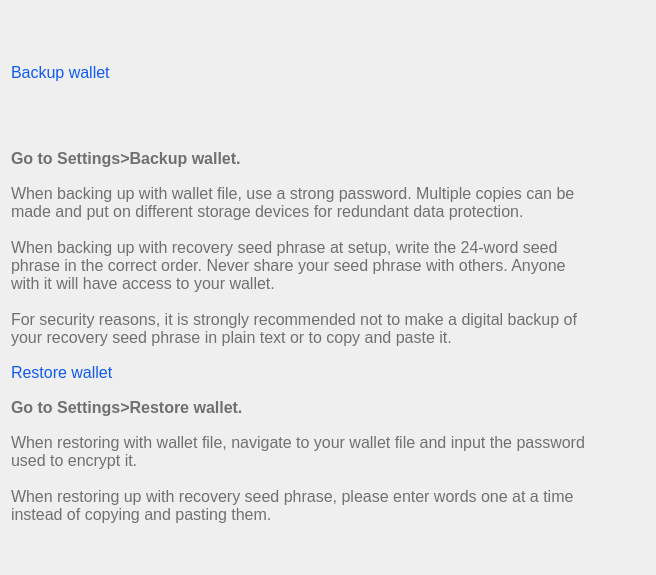
<?xml version="1.0" encoding="UTF-8"?>
<ui version="4.0">
 <class>SettingsFaq03</class>
 <widget class="QWidget" name="SettingsFaq03">
  <property name="geometry">
   <rect>
    <x>0</x>
    <y>0</y>
    <width>656</width>
    <height>575</height>
   </rect>
  </property>
  <property name="windowTitle">
   <string>Form</string>
  </property>
  <property name="styleSheet">
   <string notr="true">font-size:16px;
color:#707070;</string>
  </property>
  <layout class="QVBoxLayout" name="verticalLayout" stretch="1,0">
   <property name="rightMargin">
    <number>60</number>
   </property>
   <item>
    <widget class="QLabel" name="label_3">
     <property name="styleSheet">
      <string notr="true">color:#105aef;</string>
     </property>
     <property name="text">
      <string>Backup wallet</string>
     </property>
    </widget>
   </item>
   <item>
    <spacer name="verticalSpacer_5">
     <property name="orientation">
      <enum>Qt::Vertical</enum>
     </property>
     <property name="sizeType">
      <enum>QSizePolicy::Fixed</enum>
     </property>
     <property name="sizeHint" stdset="0">
      <size>
       <width>20</width>
       <height>10</height>
      </size>
     </property>
    </spacer>
   </item>
   <item>
    <widget class="QLabel" name="label">
     <property name="styleSheet">
      <string notr="true">font-weight:bold;
font-size:16px;</string>
     </property>
     <property name="text">
      <string>Go to Settings&gt;Backup wallet.</string>
     </property>
    </widget>
   </item>
   <item>
    <spacer name="verticalSpacer_2">
     <property name="orientation">
      <enum>Qt::Vertical</enum>
     </property>
     <property name="sizeType">
      <enum>QSizePolicy::Fixed</enum>
     </property>
     <property name="sizeHint" stdset="0">
      <size>
       <width>20</width>
       <height>10</height>
      </size>
     </property>
    </spacer>
   </item>
   <item alignment="Qt::AlignLeft|Qt::AlignTop">
    <widget class="QLabel" name="label_2">
     <property name="minimumSize">
      <size>
       <width>0</width>
       <height>0</height>
      </size>
     </property>
     <property name="styleSheet">
      <string notr="true">font-weight:200;
font-size:16px;</string>
     </property>
     <property name="text">
      <string>When backing up with wallet file, use a strong password. Multiple copies can be made and put on different storage devices for redundant data protection.

When backing up with recovery seed phrase at setup, write the 24-word seed phrase in the correct order. Never share your seed phrase with others. Anyone with it will have access to your wallet.

For security reasons, it is strongly recommended not to make a digital backup of your recovery seed phrase in plain text or to copy and paste it.</string>
     </property>
     <property name="alignment">
      <set>Qt::AlignLeading|Qt::AlignLeft|Qt::AlignTop</set>
     </property>
     <property name="wordWrap">
      <bool>true</bool>
     </property>
    </widget>
   </item>
   <item>
    <spacer name="verticalSpacer_3">
     <property name="orientation">
      <enum>Qt::Vertical</enum>
     </property>
     <property name="sizeType">
      <enum>QSizePolicy::Fixed</enum>
     </property>
     <property name="sizeHint" stdset="0">
      <size>
       <width>20</width>
       <height>10</height>
      </size>
     </property>
    </spacer>
   </item>
   <item>
    <widget class="QLabel" name="label_3">
     <property name="styleSheet">
      <string notr="true">color:#105aef;</string>
     </property>
     <property name="text">
      <string>Restore wallet</string>
     </property>
    </widget>
   </item>
   <item>
    <spacer name="verticalSpacer_4">
     <property name="orientation">
      <enum>Qt::Vertical</enum>
     </property>
     <property name="sizeType">
      <enum>QSizePolicy::Fixed</enum>
     </property>
     <property name="sizeHint" stdset="0">
      <size>
       <width>20</width>
       <height>10</height>
      </size>
     </property>
    </spacer>
   </item>
   <item>
    <widget class="QLabel" name="label">
     <property name="styleSheet">
      <string notr="true">font-weight:bold;
font-size:16px;</string>
     </property>
     <property name="text">
      <string>Go to Settings&gt;Restore wallet.</string>
     </property>
    </widget>
   </item>
   <item>
    <spacer name="verticalSpacer_2">
     <property name="orientation">
      <enum>Qt::Vertical</enum>
     </property>
     <property name="sizeType">
      <enum>QSizePolicy::Fixed</enum>
     </property>
     <property name="sizeHint" stdset="0">
      <size>
       <width>20</width>
       <height>10</height>
      </size>
     </property>
    </spacer>
   </item>
   <item alignment="Qt::AlignLeft|Qt::AlignTop">
    <widget class="QLabel" name="label_2">
     <property name="minimumSize">
      <size>
       <width>0</width>
       <height>0</height>
      </size>
     </property>
     <property name="styleSheet">
      <string notr="true">font-weight:200;
font-size:16px;</string>
     </property>
     <property name="text">
      <string>When restoring with wallet file, navigate to your wallet file and input the password used to encrypt it.

When restoring up with recovery seed phrase, please enter words one at a time instead of copying and pasting them.</string>
     </property>
     <property name="alignment">
      <set>Qt::AlignLeading|Qt::AlignLeft|Qt::AlignTop</set>
     </property>
     <property name="wordWrap">
      <bool>true</bool>
     </property>
    </widget>
   </item>
   <item>
    <spacer name="verticalSpacer">
     <property name="orientation">
      <enum>Qt::Vertical</enum>
     </property>
     <property name="sizeHint" stdset="0">
      <size>
       <width>20</width>
       <height>40</height>
      </size>
     </property>
    </spacer>
   </item>
  </layout>
 </widget>
 <resources/>
 <connections/>
</ui>
